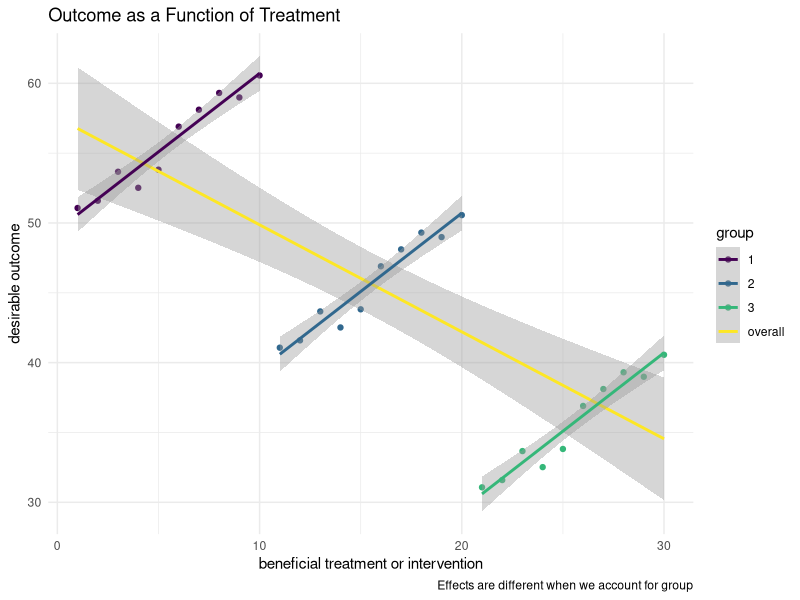

The R script that drew this image:
## ---- chunk 1

knitr::opts_chunk$set(echo = FALSE,
                      warning = FALSE,
                      message = FALSE)

## ---- chunk 2

library(ggplot2) # beautiful graphs

## ---- chunk 3

e <- rnorm(10, 0, 1) # error

# group 1

group1 <- rep(1, 10)

x1 <- seq(1,10)

y1 <- 50 + x1 + e

# group 2

group2 <- rep(2, 10)

x2 <- seq(11, 20)

y2 <- 30 + x2 + e

# group 3

group3 <- rep(3, 10)

x3 <- seq(21, 30)

y3 <- 10 + x3 + e

# combine into a dataframe

x <- c(x1, x2, x3)

y <- c(y1, y2, y3)

group <- factor(c(group1, group2, group3))

mydata <- data.frame(x, y, group) 

## ---- chunk 4

ggplot(mydata, 
             aes(x = x,
                 y = y)) + 
  geom_point(aes(color = group)) + # points with group color
  geom_smooth(method = "lm", aes(color = "overall")) + # overall smoother
  geom_smooth(aes(color = group), # smoothers with group color
              method = "lm") + 
  scale_color_viridis_d(option = "viridis") +
  labs(title = "Outcome as a Function of Treatment",
       x = "beneficial treatment or intervention",
       y = "desirable outcome",
       caption = "Effects are different when we account for group") +
  theme_minimal()


